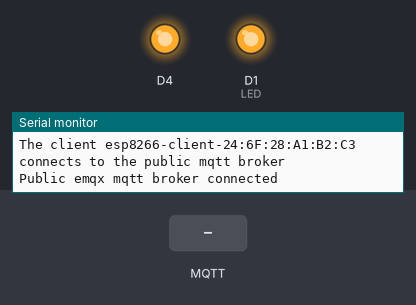
Recording of a sketch running on a simulated ESP8266 (NodeMCU). Shown: output pins drawn as LEDs (lit = HIGH, except the on-board LED, lit = LOW), the last lines printed to the serial monitor. Inputs (shaded band) come from the test bench. WiFi joins after 1.5 s; servers stay silent unless stated; no MQTT or app messages arrive unless stated.

Above: at 2.7 s.
2.8 s: MQTT message "1" arrives on the first subscribed topic
At 4.0 s:
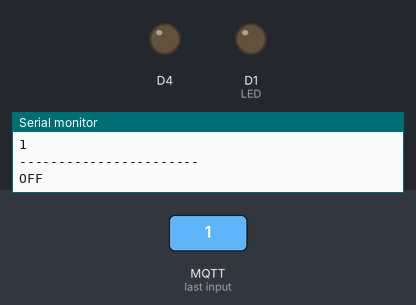
4.3 s: MQTT message "0" arrives on the first subscribed topic
At 5.2 s:
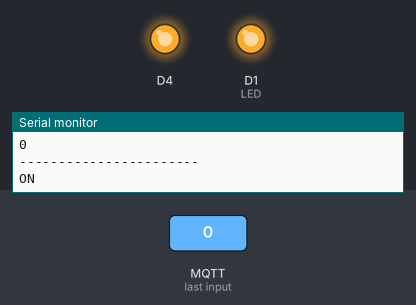
Timing chart, 0 to 7.3 s (numbered marks = the images above; inputs shaded):
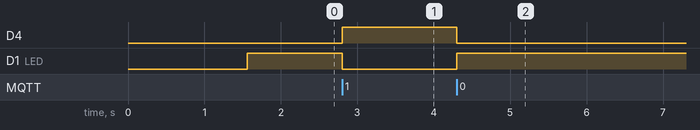

Measured:
- after the input at 2.8 s, D4: LOW → HIGH at once; D1 (LED): HIGH → LOW at once
- after the input at 4.3 s, D4: HIGH → LOW at once; D1 (LED): LOW → HIGH at once

The sketch:

hass_mqtt.ino
```cpp
#include <ESP8266WiFi.h>
#include <PubSubClient.h>
#include <ArduinoJson.h>
#define LED D1
// WiFi
const char *ssid = "******"; // Enter your WiFi name
const char *password = "******";  // Enter WiFi password

// MQTT Broker
const char *mqtt_broker = "broker.emqx.io";
const char *topic = "esp8266/****";
const char *mqtt_username = "emqx";
const char *mqtt_password = "public";
const int mqtt_port = 1883;

WiFiClient espClient;
PubSubClient client(espClient);

void setup() {
  // Set software serial baud to 115200;
  Serial.begin(115200);
  // connecting to a WiFi network
  WiFi.begin(ssid, password);
  while (WiFi.status() != WL_CONNECTED) {
      delay(500);
      Serial.println("Connecting to WiFi..");
  }
  Serial.println("Connected to the WiFi network");
  //connecting to a mqtt broker
  client.setServer(mqtt_broker, mqtt_port);
  client.setCallback(callback);
  while (!client.connected()) {
      String client_id = "esp8266-client-";
      client_id += String(WiFi.macAddress());
      Serial.printf("The client %s connects to the public mqtt broker\n", client_id.c_str());
      if (client.connect(client_id.c_str(), mqtt_username, mqtt_password)) {
          Serial.println("Public emqx mqtt broker connected");
      } else {
          Serial.print("failed with state ");
          Serial.print(client.state());
          delay(2000);
      }
  }
   pinMode(BUILTIN_LED, OUTPUT);
    pinMode(LED,OUTPUT);
    digitalWrite(LED,HIGH);


  // publish and subscribe
  client.publish(topic, "hello emqx");
  client.subscribe(topic);


}

void callback(char *topic, byte *payload, unsigned int length) {
  Serial.print("Message arrived in topic: ");
  Serial.println(topic);
  Serial.print("Message:");
  Serial.println(*payload);
  for (int i = 0; i < length; i++) {
      Serial.print((char) payload[i]);
  }
  Serial.println();
  Serial.println("-----------------------");


   if (*payload==48){
       digitalWrite(LED,HIGH);
       digitalWrite(BUILTIN_LED, LOW);
       Serial.println("ON");
       }else if(*payload==49){
        digitalWrite(LED,LOW);
        digitalWrite(BUILTIN_LED, HIGH);
        Serial.println("OFF");
      }
}

void loop() {
  client.loop();
}
```
